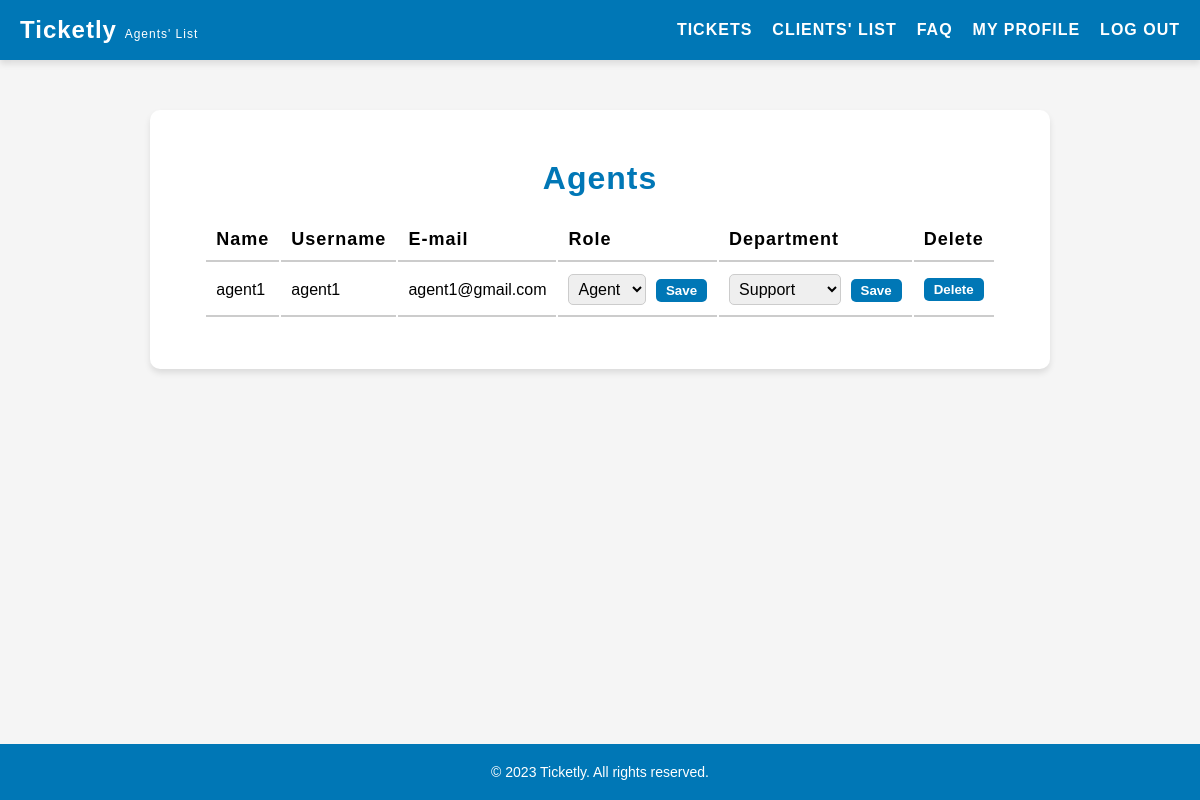
/pages/listAgents.php (signed in), run on the app's committed database.
### tables this page shows
CREATE TABLE users (
    id INTEGER PRIMARY KEY AUTOINCREMENT,
    username VARCHAR(255) NOT NULL UNIQUE,
    password VARCHAR(255) NOT NULL,
    email VARCHAR(255) NOT NULL UNIQUE,
    name VARCHAR(255) NOT NULL,
    role VARCHAR(10) NOT NULL DEFAULT 'client' CHECK (role IN ('client', 'agent', 'admin')),
    department_id INTEGER,
    FOREIGN KEY(department_id) REFERENCES departments(id)
);

### pages/listAgents.php (called while the page is built, shortened)
<?php
    $session = new Session();
    require_once(__DIR__ . '/../templates/listAgents.tpl.php');
    drawListAgents($session);
?>

### database/user.class.php (called while the page is built, shortened)
<?php
    class User {
        public function __construct(?int $id, string $username, string $password, string $email, string $name, string $role, int $departmentId = 1) {
            $this->id = $id;
            $this->username = $username;
            $this->email = $email;
            $this->name = $name;
            $this->role = $role;
            $this->departmentId = $departmentId;
        }
    }
    function getAgents(PDO $db): array {
        $stmt = $db->prepare('SELECT * FROM users WHERE role = ?');
        $stmt->execute(['agent']);
        $agents = [];
        while ($row = $stmt->fetch(PDO::FETCH_ASSOC)) {
            $agents[] = new User(
                (int) $row['id'],
                $row['username'],
                $row['password'],
                $row['email'],
                $row['name'],
                $row['role'],
                (int) $row['department_id']
            );
        }
        return $agents;
    }
?>

### database/departments.class.php (called while the page is built, shortened)
<?php
    class Departments {
        public function __construct(?int $id, string $name) {
            $this->id = $id;
            $this->name = $name;
        }
    }
    function getDepartments(PDO $db): array {
        $stmt = $db->prepare('SELECT * FROM departments');
        $stmt->execute();
        $departments = array();
        while ($row = $stmt->fetch(PDO::FETCH_ASSOC)) {
            $departments[] = new Departments(
                (int) $row['id'],
                $row['name']
            );
        }
        return $departments;
    }
?>

### templates/listAgents.tpl.php (the view, shortened to what this page needs)
<?php function drawListAgents(Session $session) {
    ?>
    <!DOCTYPE html>
    <html lang="en">
    <head>
        <link rel="stylesheet" href="../style/listClients.css">
    </head>
    <body>
        <?php include '../templates/header.tpl.php';?>
        <main>
            <h2>Agents</h2>
            <section id="agents">
                <table>
                    <tr>
                        <th>Name</th>
                        <th>Username</th>
                        <th>E-mail</th>
                        <th>Role</th>
                        <th>Department</th>
                        <th>Delete</th>
                    </tr>
                    <?php
                        require_once '../database/connection.db.php';
                        require_once '../database/user.class.php';
                        require_once '../database/departments.class.php';
                        $db = getDatabaseConnection();
                        $agents = getAgents($db);
                        foreach ($agents as $agent) { ?>
                        <tr>
                            <td><?php echo $agent->name ?></td>
                            <td><?php echo $agent->username ?></td>
                            <td><?php echo $agent->email ?></td>
                            <td>
                                <form class="role-form" data-agent-id="<?php echo $agent->id ?>">
                                    <select class="role-select" name="role">
                                        <option value="agent" <?php if ($agent->role == 'agent') echo 'selected' ?>>Agent</option>
                                    </select>
                                    <button type="submit">Save</button>
                                </form>
                            </td>
                            <td>
                            <?php
                                $departments = getDepartments($db);
                            ?>
                            <form class="department-form" data-agent-id="<?php echo $agent->id ?>">
                                <select class="department-select" name="departmentId">
                                <?php
                                    foreach ($departments as $department) {
                                        $selected = ($agent->departmentId == $department->id) ? 'selected' : '';
                                        echo '<option value="' . $department->id . '" ' . $selected . '>' . $department->name . '</option>';
                                    }
                                ?>
                                </select>
                                <button type="submit">Save</button>
                            </form>
                            </td>
                            <td>
                                <form id="delete-form" method="post" action="../actions/action_deleteAgent.php" onsubmit="return confirmDelete();">
                                    <button type="submit">Delete</button>
                                </form>
                            </td>
                        </tr>
                    <?php } ?>
                </table>
            </section>
        </main>
        <?php include '../templates/footer.tpl.php';?>
    </body>
    </html>
<?php }?>

### style/listClients.css (style rules this page uses)
main { background-color: #fff; padding: 50px; border-radius: 10px; box-shadow: 0 4px 6px rgba(0, 0, 0, 0.1); margin: 50px auto; max-width: 900px; display: flex; flex-direction: column; align-items: center; margin-bottom: 100px; }
main h2 { text-align: center; font-size: 32px; margin-bottom: 20px; font-weight: 600; letter-spacing: 1px; color: #0077b6; }
table tr th { font-size: 18px; font-weight: 600; letter-spacing: 1px; text-align: left; padding: 10px; border-bottom: 2px solid #ccc; }
table tr td { padding: 10px; border-bottom: 2px solid #ccc; }
select { font-size: 16px; padding: 5px; border-radius: 5px; border: 1px solid #ccc; transition: border-color 0.3s ease; }
select { margin-right: 5px; max-width: 200px; }
button { display: inline-block; margin-left: auto; padding: 4px 10px; background-color: #0077b6; color: #fff; border-radius: 5px; text-decoration: none; font-weight: bold; border: none; cursor: pointer; }

### style/header.css (style rules this page uses)
* { box-sizing: border-box; margin: 0; padding: 0; }
body { font-family: Arial, sans-serif; background-color: #f5f5f5; }

### data on the page
users: name "agent1", username "agent1", email "agent1@gmail.com", role "Agent"

### other printed values
form field departmentId "Support"
